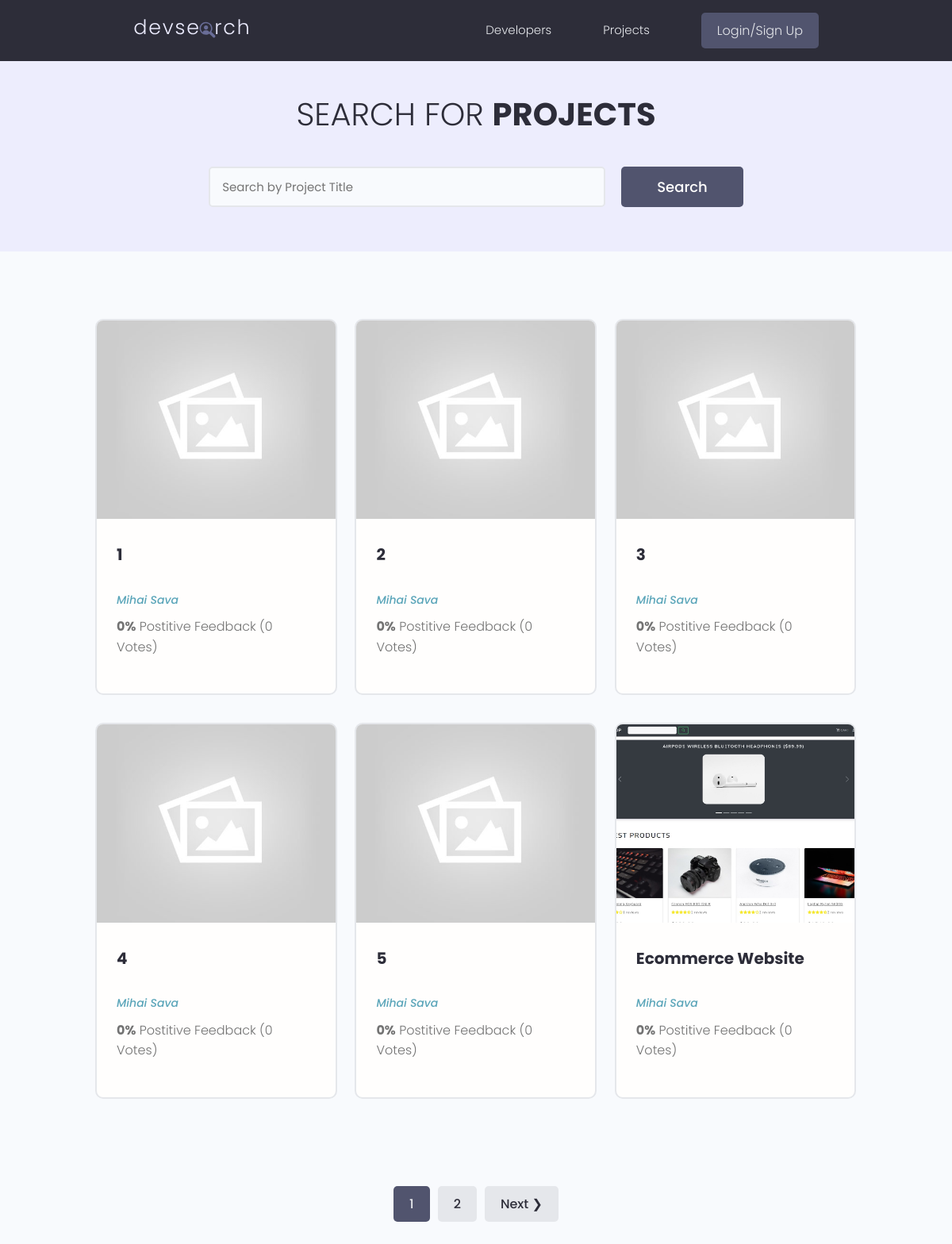
Page /projects/ on the earlier database version.
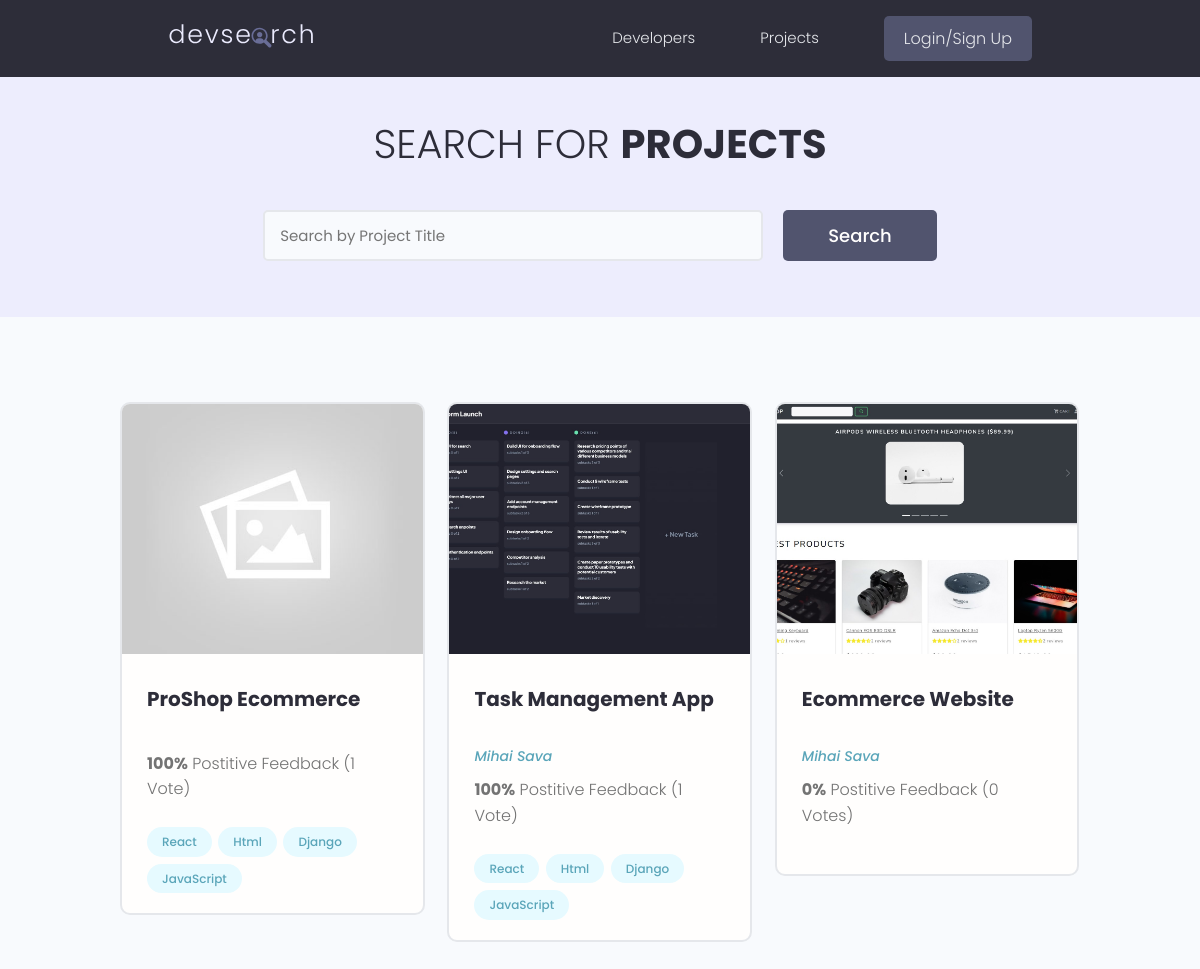
Same page on the later database version.
### projects/models.py (models this page shows, shortened)
class Project(models.Model):
    owner = models.ForeignKey(
        Profile, null=True, blank=True, on_delete=models.CASCADE)
    title = models.CharField(max_length=200)
    description = models.TextField(null=True, blank=True)
    featured_imaged = models.ImageField(
        null=True, blank=True, default='default.jpg')
    demo_link = models.CharField(max_length=1000, null=True, blank=True)
    source_link = models.CharField(max_length=1000, null=True, blank=True)
    vote_total = models.IntegerField(default=0)
    vote_ratio = models.IntegerField(default=0)
    tags = models.ManyToManyField('Tag', blank=True)
    created = models.DateTimeField(auto_now_add=True)
    id = models.UUIDField(default=uuid.uuid4, unique=True,
                          primary_key=True, editable=False)
    class Meta:
        ordering = ['-vote_ratio', '-vote_total', 'title']
    @property
    def imageURL(self):
        try:
            img = self.featured_imaged
        except:
            img = ''
        return img

class Tag(models.Model):
    name = models.CharField(max_length=200)
    created = models.DateTimeField(auto_now_add=True)
    id = models.UUIDField(default=uuid.uuid4, unique=True,
                          primary_key=True, editable=False)

### users/models.py (models this page shows, shortened)
class Profile(models.Model):
    user = models.OneToOneField(
        User, on_delete=models.CASCADE, null=True, blank=True)
    name = models.CharField(max_length=200, null=True, blank=True)
    email = models.EmailField(max_length=500, null=True, blank=True)
    username = models.CharField(max_length=200, null=True, blank=True)
    location = models.CharField(max_length=200, null=True, blank=True)
    short_intro = models.CharField(max_length=500, null=True, blank=True)
    bio = models.TextField(null=True, blank=True)
    profile_image = models.ImageField(
        null=True, blank=True, upload_to='profiles/', default='profiles/user-default.png')
    social_github = models.CharField(max_length=200, null=True, blank=True)
    social_twitter = models.CharField(max_length=200, null=True, blank=True)
    social_linkedin = models.CharField(max_length=200, null=True, blank=True)
    social_youtube = models.CharField(max_length=200, null=True, blank=True)
    social_website = models.CharField(max_length=200, null=True, blank=True)
    created = models.DateTimeField(auto_now_add=True)
    id = models.UUIDField(default=uuid.uuid4, unique=True,
                          primary_key=True, editable=False)
    class Meta:
        ordering = ['created']

### projects/views.py (the view)
# urls.py: path('projects/', include('projects.urls')),
def projects(request):
    projects, search_query = searchProjects(request)
    custom_range, projects = paginateProjects(request, projects, 6)
    context = {'projects': projects,
               'search_query': search_query, 'custom_range': custom_range}
    return render(request, 'projects/projects.html', context)

### projects/utils.py (called while the page is built)
def paginateProjects(request, projects, results):
    page = request.GET.get('page')
    paginator = Paginator(projects, results)
    try:
        projects = paginator.page(page)
    except PageNotAnInteger:
        page = 1
        projects = paginator.page(page)
    except EmptyPage:
        page = paginator.num_pages
        projects = paginator.page(page)
    leftIndex = (int(page) - 2)
    if leftIndex < 1:
        leftIndex = 1
    rightIndex = (int(page) + 3)
    if rightIndex > paginator.num_pages:
        rightIndex = paginator.num_pages + 1
    custom_range = range(leftIndex, rightIndex)
    return custom_range, projects

def searchProjects(request):
    search_query = ''
    if request.GET.get('search_query'):
        search_query = request.GET.get('search_query')
    tags = Tag.objects.filter(name__iexact=search_query)
    projects = Project.objects.distinct().filter(
        Q(title__icontains=search_query) |
        Q(owner__name__icontains=search_query) |
        Q(tags__in=tags)
    )
    return projects, search_query

### projects/templates/projects/projects.html (shortened to what this page needs)
{% extends 'main.html' %}
{% block body %}
 <main class="projects">
    <section class="hero-section text-center">
      <div class="container container--narrow">
        <div class="hero-section__box">
          <h2>Search for <span>Projects</span></h2>
        </div>
        <div class="hero-section__search">
          <form id="searchForm" class="form" action="{% url 'projects' %}" method="get">
            <div class="form__field">
              <input class="input input--text" id="formInput#search" type="text" name="search_query"
               value="{{search_query}}" placeholder="Search by Project Title" />
            </div>
            <input class="btn btn--sub btn--lg" type="submit" value="Search" />
          </form>
        </div>
      </div>
    </section>
    <section class="projectsList">
      <div class="container">
        <div class="grid grid--three">
            {% for project in projects %}
                <div class="column">
                    <div class="card project">
                        <a href="{% url 'project' project.id %}" class="project">
                        <img class="project__thumbnail" src="{{ project.imageURL.url }}" alt="project thumbnail" />
                        <div class="card__body">
                            <h3 class="project__title">{{ project.title }}</h3>
                            <p><a class="project__author" href="{ % url 'user-profile' project.owner.id% }">{{ project.owner.name }}</a></p>
                            <p class="project--rating">
                            <span style="font-weight: bold;">{{ project.vote_ratio }}%</span> Postitive
                            Feedback ({{ project.vote_total }} Vote{{ project.vote_total|pluralize:"s"}})
                            </p>
                            <div class="project__tags">
                                {% for tag in project.tags.all %}
                                <span class="tag tag--pill tag--main">
                                    <small>{{ tag.name }}</small>
                                </span>
                            {% endfor %}
                            </div>
                        </div>
                        </a>
                    </div>
                </div>
          {% endfor %}
        </div>
      </div>
    </section>
    {% include 'pagination.html' with queryset=projects custom_range=custom_range %}
  </main>
{% endblock %}

Differences in the rows shown:
removed Project: imageURL (placeholder picture), title "1", owner.name "Mihai Sava", vote_ratio "0", vote_total "0"
removed Project: imageURL (placeholder picture), title "2", owner.name "Mihai Sava", vote_ratio "0", vote_total "0"
removed Project: imageURL (placeholder picture), title "3", owner.name "Mihai Sava", vote_ratio "0", vote_total "0"
removed Project: imageURL (placeholder picture), title "4", owner.name "Mihai Sava", vote_ratio "0", vote_total "0"
removed Project: imageURL (placeholder picture), title "5", owner.name "Mihai Sava", vote_ratio "0", vote_total "0"
now on this page (row edited): Project: imageURL (placeholder picture), title "ProShop Ecommerce", vote_ratio "100", vote_total "1"
now on this page (row unchanged): Tag: name "React"
now on this page (row unchanged): Tag: name "Html"
now on this page (row unchanged): Tag: name "Django"
now on this page (row unchanged): Tag: name "JavaScript"
now on this page (row edited): Project: imageURL (picture), title "Task Management App", owner.name "Mihai Sava", vote_ratio "100", vote_total "1"
Other differences:
list line gone: "1"
list line gone: "2"
text no longer shown: "Next ❯"
